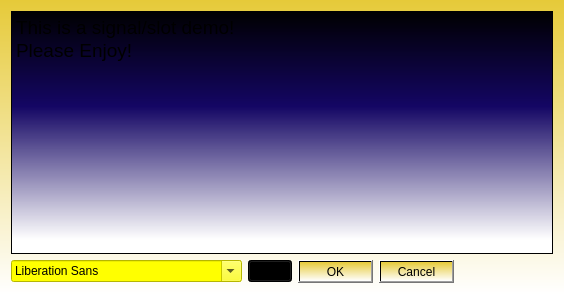
<?xml version="1.0" encoding="UTF-8"?>
<ui version="4.0">
 <class>CWidget</class>
 <widget class="QWidget" name="CWidget">
  <property name="geometry">
   <rect>
    <x>0</x>
    <y>0</y>
    <width>564</width>
    <height>294</height>
   </rect>
  </property>
  <property name="windowTitle">
   <string>Form</string>
  </property>
  <property name="styleSheet">
   <string notr="true">background-color: qlineargradient(spread:pad, x1:0, y1:0, x2:0, y2:1, stop:0 rgba(230, 202, 57, 255), stop:1 rgba(255, 255, 255, 255));</string>
  </property>
  <layout class="QGridLayout" name="gridLayout">
   <item row="2" column="0">
    <layout class="QHBoxLayout" name="horizontalLayout_4">
     <item>
      <widget class="QFontComboBox" name="fontComboBox">
       <property name="styleSheet">
        <string notr="true">border-color: rgb(41, 255, 94);
font: 12pt &quot;华文琥珀&quot;;
background-color: rgb(255, 255, 0);</string>
       </property>
      </widget>
     </item>
     <item>
      <widget class="QComboBox" name="cbFontSize">
       <item>
        <property name="text">
         <string>8</string>
        </property>
       </item>
       <item>
        <property name="text">
         <string>10</string>
        </property>
       </item>
       <item>
        <property name="text">
         <string>12</string>
        </property>
       </item>
       <item>
        <property name="text">
         <string>16</string>
        </property>
       </item>
       <item>
        <property name="text">
         <string>24</string>
        </property>
       </item>
       <item>
        <property name="text">
         <string>32</string>
        </property>
       </item>
       <item>
        <property name="text">
         <string>64</string>
        </property>
       </item>
      </widget>
     </item>
     <item>
      <widget class="QDialogButtonBox" name="buttonBox">
       <property name="orientation">
        <enum>Qt::Horizontal</enum>
       </property>
       <property name="standardButtons">
        <set>QDialogButtonBox::Cancel|QDialogButtonBox::Ok</set>
       </property>
      </widget>
     </item>
     <item>
      <spacer name="horizontalSpacer_4">
       <property name="orientation">
        <enum>Qt::Horizontal</enum>
       </property>
       <property name="sizeHint" stdset="0">
        <size>
         <width>40</width>
         <height>20</height>
        </size>
       </property>
      </spacer>
     </item>
    </layout>
   </item>
   <item row="1" column="0">
    <widget class="QPlainTextEdit" name="plainTextEdit">
     <property name="font">
      <font>
       <family>Arial</family>
       <pointsize>14</pointsize>
      </font>
     </property>
     <property name="styleSheet">
      <string notr="true">;
background-color: qlineargradient(spread:repeat, x1:0, y1:0, x2:0, y2:1, stop:0 rgba(0, 0, 0, 255), stop:0.393035 rgba(20, 6, 100, 255), stop:0.940299 rgba(255, 255, 255, 255));</string>
     </property>
     <property name="plainText">
      <string>This is a signal/slot demo!
Please Enjoy!</string>
     </property>
    </widget>
   </item>
   <item row="0" column="0">
    <layout class="QGridLayout" name="gridLayout_2"/>
   </item>
  </layout>
 </widget>
 <resources>
  <include location="ks05_11.qrc"/>
 </resources>
 <connections/>
</ui>
